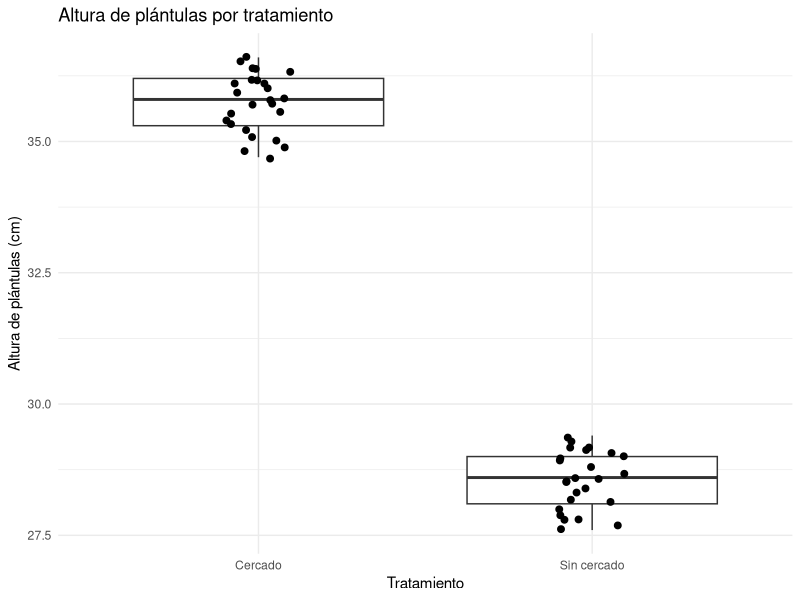

The R source for this figure:
# NOMBRE:PAOLA MONSERRAT CONSTANTE IBARRA
# MATRÍCULA: 2141635

#============================================================
# EXAMEN DE DISEÑOS EXPERIMENTALES
# Prueba t independiente
# Problema 1: Crecimiento de plántulas con y sin cercado
# ============================================================

# ------------------------------------------------------------
# 1. Cargar paquetes
# ------------------------------------------------------------

# install.packages("tidyverse")
# install.packages("car")

library(tidyverse)
library(car)

# ------------------------------------------------------------
# 2. Crear el conjunto de datos
# ------------------------------------------------------------

datos <- data.frame(
  tratamiento = rep(c("Cercado", "Sin cercado"), each = 25),
  altura_cm = c(
    34.8, 35.2, 36.1, 35.7, 36.5,
    34.9, 35.6, 36.2, 35.4, 36.0,
    35.8, 36.4, 35.1, 35.9, 36.3,
    34.7, 35.5, 36.1, 35.3, 36.6,
    35.7, 36.2, 35.0, 35.8, 36.4,
    
    28.1, 27.9, 29.0, 28.4, 29.1,
    27.8, 28.6, 29.3, 28.2, 28.7,
    28.5, 29.2, 27.7, 28.8, 29.0,
    27.6, 28.3, 29.1, 28.0, 29.4,
    28.5, 28.9, 27.8, 28.6, 29.2
  )
)

# ------------------------------------------------------------
# 3. Revisar estructura de los datos
# ------------------------------------------------------------

str(datos)
head(datos)

# Respuesta del estudiante:
# 
# Número de grupos comparados:
# 2 grupos, uno con cerca de proteccion y otro sin cerca

# ------------------------------------------------------------
# 4. Estadística descriptiva por grupo
# ------------------------------------------------------------

datos %>%
  group_by(tratamiento) %>%
  summarise(
    n = n(),
    media = mean(altura_cm),
    desviacion_estandar = sd(altura_cm),
    minimo = min(altura_cm),
    maximo = max(altura_cm)
  )

# Respuesta del estudiante:
# ¿Qué grupo presentó mayor promedio?
# El grupo con area cercada
# ¿La diferencia observada parece relevante desde el punto de vista forestal?
# Si, ya que demuestra como la ganaderia es un factor limitante en el crecimiento y desarrollo de
# las plantulas

# ------------------------------------------------------------
# 5. Gráfico exploratorio
# ------------------------------------------------------------

ggplot(datos, aes(x = tratamiento, y = altura_cm)) +
  geom_boxplot() +
  geom_jitter(width = 0.1, size = 2) +
  labs(
    title = "Altura de plántulas por tratamiento",
    x = "Tratamiento",
    y = "Altura de plántulas (cm)"
  ) +
  theme_minimal()

# Respuesta del estudiante:
# Describa la distribución de los datos en cada grupo:
# hay diferencias entre ambos grupos, y en tratamiento con cercado hay mas dispersion 
# de datos que con el tratamiento sin cercado
# ------------------------------------------------------------
# 6. Prueba de normalidad Shapiro-Wilk
# ------------------------------------------------------------

by(datos$altura_cm, datos$tratamiento, shapiro.test)

# Respuesta del estudiante:
# Valor p para el grupo Cercado:
# 0.3812
# Valor p para el grupo Sin cercado:
# 0.2427
# ¿Se cumple el supuesto de normalidad?
# si, en ambos tratamientos

# ------------------------------------------------------------
# 7. Evaluación de homogeneidad de varianzas
# ------------------------------------------------------------

leveneTest(altura_cm ~ tratamiento, data = datos)

# Respuesta del estudiante:
# Valor p de la prueba de Levene:
# 0.9628
# ¿Se cumple el supuesto de homogeneidad de varianzas?
# si

# ------------------------------------------------------------
# 8. Aplicar prueba t independiente
# ------------------------------------------------------------

resultado_t <- t.test(
  altura_cm ~ tratamiento,
  data = datos,
  var.equal = TRUE
)

resultado_t

# Respuesta del estudiante:
# Estadístico t:
# 45.666
# Grados de libertad:
# 48
# Valor p:
# 2.2e-16
# Intervalo de confianza:
# 95%

# ------------------------------------------------------------
# 9. Interpretación estadística
# ------------------------------------------------------------

# Respuesta del estudiante:
# ¿Se rechaza o no se rechaza la hipótesis nula?
# se rechaza la h0
# ¿Existe diferencia estadísticamente significativa entre tratamientos?
# si existen

# ------------------------------------------------------------
# 10. Interpretación forestal
# ------------------------------------------------------------

# Respuesta del estudiante:
# Explique qué significa el resultado en el contexto del crecimiento de plántulas:
# la supervivencia, crecimiento y desarrollo de las plantulas es mayor en areas con cerca
# ya que evita que el ganado se alimente de estas
